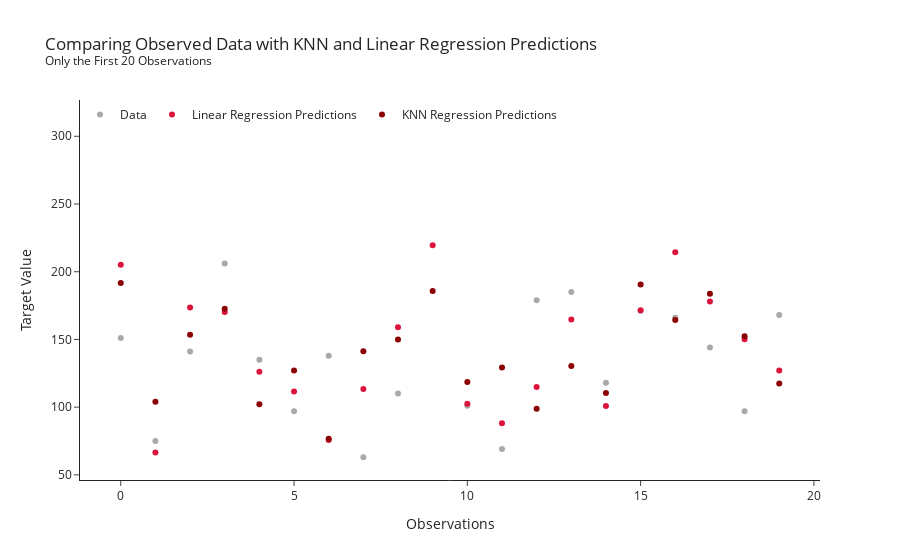

The cell this chart's notebook holds for it:
### Markdown cell above
> The given dataset that includes 10 predictors. Given the well-known "Curse of Dimensionality," which impacts KNN's performance on high-dimensional data, I compared the performance of KNN regression with that of linear regression. The test MSE of the linear regression model was approximately 3490.25, slightly lower than the test MSE of the KNN regression model fitted with k = 15, which was approximately 3594.82. These results indicate that linear regression provided better performance compared to KNN regression with k = 15.
>
> To further support these findings, I generated a plot that exhibits the observed target variable and the predicted values for both KNN and linear regression models for the first 20 observations. This visual also confirms the MSE calculations, showing that the predictions from the linear regression model are closer to the true data points compared to the KNN predictions.

### Code cell
comparison_df = pd.DataFrame(data = {'Data': diabetes.target,
                                     'Linear Regression Predictions': linreg.predict(X_scaled),
                                     'KNN Regression Predictions': knn_model.predict(X_scaled)})

fig = px.scatter(comparison_df.head(20),
           x = range(len(comparison_df.head(20))),
           y = ['Data', 'Linear Regression Predictions', 'KNN Regression Predictions'],
           template='simple_white',
           title = 'Comparing Observed Data with KNN and Linear Regression Predictions<br><sup>Only the First 20 Observations<sup>',
           color_discrete_sequence=['darkgray', 'crimson', 'darkred'],
           labels = {'value': 'Target Value',
                     'x': 'Observations'})
fig.update_layout(legend=dict(x = 0, y = 1, orientation="h", title = None))
fig.show()

### Figure 1 — Plotly figure (JSON) as saved in the notebook; plotly's stock layout.template omitted (floating-point values rounded to 4 significant figures)
{"data": [{"hovertemplate": "variable=Data<br>Observations=%{x}<br>Target Value=%{y}<extra></extra>", "legendgroup": "Data", "marker": {"color": "darkgray", "symbol": "circle"}, "mode": "markers", "name": "Data", "orientation": "v", "showlegend": true, "type": "scatter", "x": [0, 1, 2, 3, 4, 5, 6, 7, 8, 9, 10, 11, 12, 13, 14, 15, 16, 17, 18, 19], "xaxis": "x", "y": [151, 75, 141, 206, 135, 97, 138, 63, 110, 310, 101, 69, 179, 185, 118, 171, 166, 144, 97, 168], "yaxis": "y"}, {"hovertemplate": "variable=Linear Regression Predictions<br>Observations=%{x}<br>Target Value=%{y}<extra></extra>", "legendgroup": "Linear Regression Predictions", "marker": {"color": "crimson", "symbol": "circle"}, "mode": "markers", "name": "Linear Regression Predictions", "orientation": "v", "showlegend": true, "type": "scatter", "x": [0, 1, 2, 3, 4, 5, 6, 7, 8, 9, 10, 11, 12, 13, 14, 15, 16, 17, 18, 19], "xaxis": "x", "y": [205.1, 66.55, 173.6, 170.3, 126.1, 111.5, 75.77, 113.3, 159.0, 219.6, 102.5, 88.04, 114.9, 164.8, 100.8, 171.6, 214.4, 178.0, 150.1, 127.0], "yaxis": "y"}, {"hovertemplate": "variable=KNN Regression Predictions<br>Observations=%{x}<br>Target Value=%{y}<extra></extra>", "legendgroup": "KNN Regression Predictions", "marker": {"color": "darkred", "symbol": "circle"}, "mode": "markers", "name": "KNN Regression Predictions", "orientation": "v", "showlegend": true, "type": "scatter", "x": [0, 1, 2, 3, 4, 5, 6, 7, 8, 9, 10, 11, 12, 13, 14, 15, 16, 17, 18, 19], "xaxis": "x", "y": [191.7, 104, 153.4, 172.7, 102.1, 127.1, 76.67, 141.2, 149.9, 185.8, 118.5, 129.2, 98.87, 130.4, 110.5, 190.6, 164.3, 183.7, 152.3, 117.4], "yaxis": "y"}], "layout": {"legend": {"orientation": "h", "title": {}, "tracegroupgap": 0, "x": 0, "y": 1}, "title": {"text": "Comparing Observed Data with KNN and Linear Regression Predictions<br><sup>Only the First 20 Observations<sup>"}, "xaxis": {"anchor": "y", "domain": [0, 1], "title": {"text": "Observations"}}, "yaxis": {"anchor": "x", "domain": [0, 1], "title": {"text": "Target Value"}}}}
